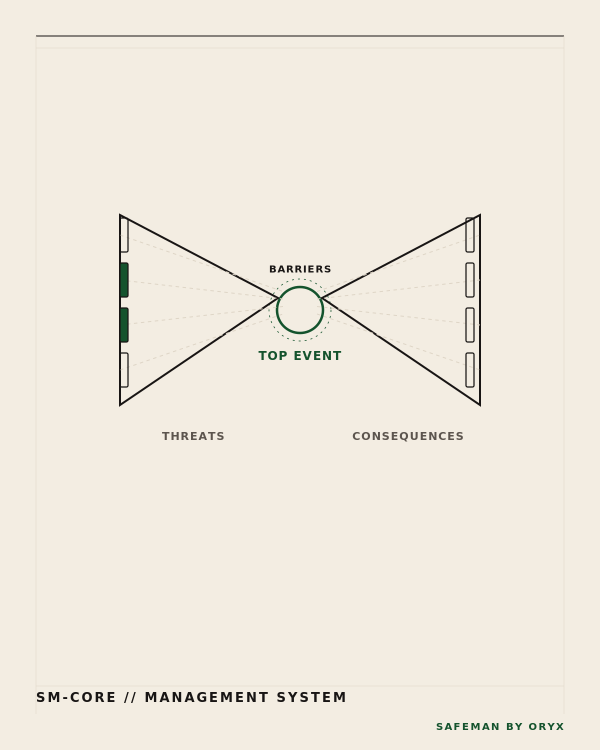
#> input picture scripts/materials-src/assets/img/safeman_core_bowtie.png, 1200 x 1500 px (shown at 1/2 size)
$ python -i generate_bulk_assets.py   (imports and definitions only)
#> lines starting #> are read from the running program, lines starting #| are printed output that depends on the picture
#!/usr/bin/env python3
"""Bulk vector illustration engine - Oryx Institute / SafeMan by Oryx.

Contract (MASTER UPGRADE BRIEF part 4):
  1. PROCEDURAL PLATES - deterministic SVG artwork for every course card and
     portal hero, rendered to webp (<45 KB) + png (<90 KB) at 1200x1500 (4:5).
     Swiss editorial style: warm paper, deep ink, ONE brand accent, hairlines,
     zero gradients / shadows / decorative blobs.
  2. EXTERNAL IMAGE CLEANER - images dropped in assets/raw_plates/ get:
       bottom 64 px cropped (watermark strip removal)
       -> paper-white background knocked out to transparency
       -> corner brand stamp "SAFEMAN // ORYXINSTITUTE.ORG"
       -> same dual export budget.
  Usage:  python3 scripts/generate_bulk_assets.py [--clean-only]
"""
from __future__ import annotations

import sys
from pathlib import Path

import cairosvg
from PIL import Image, ImageDraw, ImageFont

ROOT = Path(__file__).resolve().parent.parent
OUT_WEBP = ROOT / "public" / "assets" / "webp"
OUT_PNG = ROOT / "public" / "assets" / "png"
RAW_PLATES = ROOT / "assets" / "raw_plates"

W, H = 1200, 1500
PAPER = "#F3EDE2"
PAPER_LIGHT = "#FAF6F0"
INK = "#181514"
MUTED = "#5C554E"
HAIR = "#DED5C6"
MAROON = "#6A1B29"
GREEN = "#14532D"

SYSTEM_FONT = "Inter, DejaVu Sans, sans-serif"


# ------------------------------------------------------------------ helpers -
# [23 lines left out: functions svg_open, svg_caption, not called in this run]


def svg_close(body: list[str]) -> str:
    return "\n".join(svg_open() + body + ["</svg>"])


# [9 lines left out: function render, not called in this run]


def ring(cx, cy, r, stroke, width=3, dash=None):
    d = f' stroke-dasharray="{dash}"' if dash else ""
    return f'<circle cx="{cx}" cy="{cy}" r="{r}" fill="none" stroke="{stroke}" stroke-width="{width}"{d}/>'


def line(x1, y1, x2, y2, stroke=INK, width=2, dash=None):
    d = f' stroke-dasharray="{dash}"' if dash else ""
    return f'<line x1="{x1}" y1="{y1}" x2="{x2}" y2="{y2}" stroke="{stroke}" stroke-width="{width}"{d}/>'


# [4 lines left out: function rect, not called in this run]


def txt(x, y, s, size=28, fill=INK, weight="600", anchor="middle", ls=2):
    return (f'<text x="{x}" y="{y}" text-anchor="{anchor}" font-family="{SYSTEM_FONT}" '
            f'font-size="{size}" font-weight="{weight}" letter-spacing="{ls}" fill="{fill}">{s}</text>')


# ------------------------------------------------------------------- plates -
# [315 lines left out: functions plate_l1, plate_l2, plate_l3, plate_l4, plate_bowtie, plate_l6 and 13 more, not called in this run]


PLATES = {
    "academy_l1_foundation": (plate_l1, MAROON),
    "academy_l2_rep": (plate_l2, MAROON),
    "academy_l3_supervisor": (plate_l3, MAROON),
    "academy_l4_officer": (plate_l4, MAROON),
    "safeman_core_bowtie": (lambda: plate_bowtie("safeman_core_bowtie", ["SM-CORE // MANAGEMENT SYSTEM"], GREEN, "SAFEMAN BY ORYX"), GREEN),
    "academy_l5_manager": (lambda: plate_bowtie("academy_l5_manager", ["LEVEL 5 // RISK MODELLING"], MAROON, "ORYX SAFETY ACADEMY"), MAROON),
    "academy_l6_sensors": (plate_l6, MAROON),
    "academy_l7_strategy": (plate_l7, MAROON),
    "cpr_30_2": (plate_cpr, GREEN),
    "first_aid_kit": (plate_fak, GREEN),
    "pass_extinguisher": (plate_pass, GREEN),
    "harness_5point": (plate_harness, GREEN),
    "gas_4layer": (plate_gas, GREEN),
    "loto_padlock": (plate_loto, GREEN),
    "hira_matrix_5x5": (plate_hira, GREEN),
    "dust_sampler": (plate_dust, GREEN),
    "noise_contours": (plate_noise, GREEN),
    "ptw_register": (plate_ptw, GREEN),
    "investigation_timeline": (plate_incident, GREEN),
    "waste_streams": (plate_waste, GREEN),
}


# --------------------------------------------------------- external cleaner -
def find_font(size: int):
    for p in ("/usr/share/fonts/truetype/dejavu/DejaVuSans-Bold.ttf",
              "/usr/share/fonts/truetype/chinese/NotoSansSC-Regular.ttf"):
        if Path(p).exists():
            return ImageFont.truetype(p, size)
    return ImageFont.load_default()


def clean_external(path: Path) -> None:
    """bottom-64px crop -> paper knockout -> corner stamp -> dual export."""
    img = Image.open(path).convert("RGB")
#> img is the input picture: PIL image 1200x1500 RGB; mean R, G, B 239.6, 233.9, 222.9
    img = img.crop((0, 0, img.width, max(1, img.height - 64)))  # watermark strip
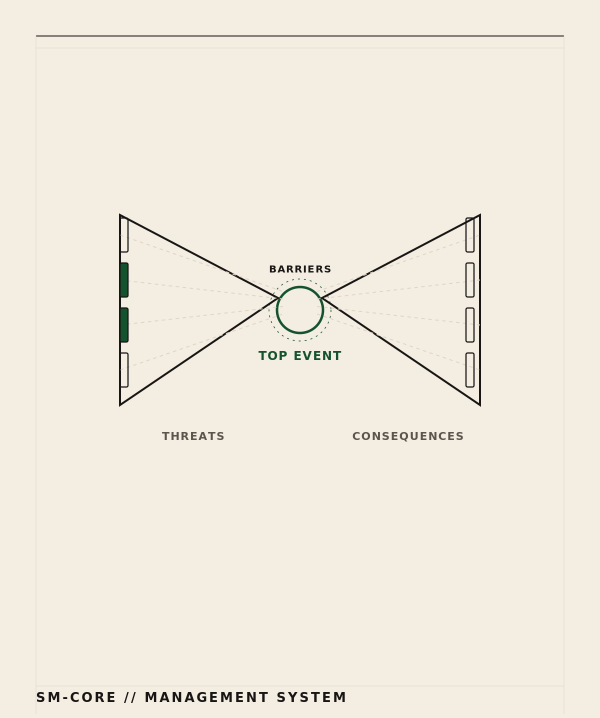
#> img: PIL image 1200x1436 RGB (shown at 1/2 size); mean R, G, B 239.7, 233.9, 222.9

    # knockout: near-white / near-paper pixels -> transparent
    rgba = img.convert("RGBA")
    px = rgba.load()
    w, h = rgba.size
#> w = 1200; h = 1436
    for y in range(h):
        for x in range(w):
            r, g, b, a = px[x, y]
            if r > 232 and g > 228 and b > 218:  # paper-white family
                px[x, y] = (r, g, b, 0)
    rgba = rgba.resize((min(w, 1200), int(h * min(1200, w) / w)), Image.LANCZOS)
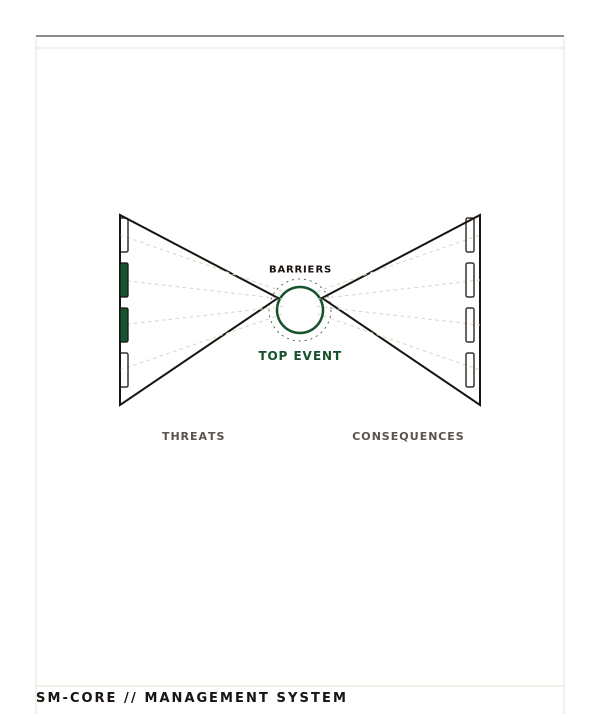
#> rgba: PIL image 1200x1436 RGBA (shown at 1/2 size); mean R, G, B, A 239.7, 233.9, 222.9, 6.5; transparent parts drawn white

    # corner brand stamp
    d = ImageDraw.Draw(rgba)
    stamp = "SAFEMAN // ORYXINSTITUTE.ORG"
    font = find_font(18)
    tw = d.textlength(stamp, font=font)
#> tw = 335.1
    mx, my = rgba.width - tw - 28, rgba.height - 40
#> mx = 836.9; my = 1396
    d.rectangle([mx - 12, my - 8, mx + tw + 12, my + 26], fill=(250, 246, 240, 235))
    d.text((mx, my), stamp, font=font, fill=(24, 21, 20, 255))

#> (the run stopped early here; a loop or call above may not have finished)
